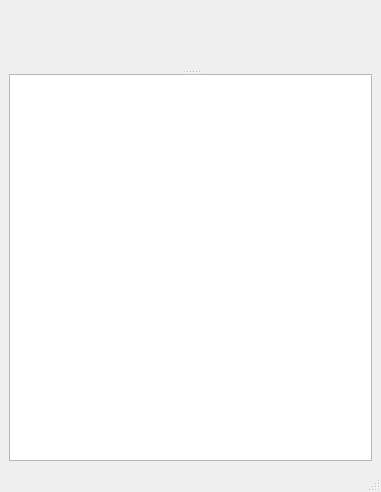
<?xml version="1.0" encoding="UTF-8"?>
<ui version="4.0">
 <class>MainWindow</class>
 <widget class="QMainWindow" name="MainWindow">
  <property name="geometry">
   <rect>
    <x>0</x>
    <y>0</y>
    <width>381</width>
    <height>492</height>
   </rect>
  </property>
  <property name="windowTitle">
   <string>데이터 처리</string>
  </property>
  <widget class="QWidget" name="centralwidget">
   <layout class="QVBoxLayout" name="verticalLayout">
    <item>
     <widget class="QSplitter" name="splitter">
      <property name="orientation">
       <enum>Qt::Vertical</enum>
      </property>
      <widget class="graphWidget" name="widget" native="true">
       <property name="sizePolicy">
        <sizepolicy hsizetype="Preferred" vsizetype="Expanding">
         <horstretch>0</horstretch>
         <verstretch>0</verstretch>
        </sizepolicy>
       </property>
       <property name="minimumSize">
        <size>
         <width>0</width>
         <height>0</height>
        </size>
       </property>
      </widget>
      <widget class="QTableView" name="tableView">
       <property name="sizePolicy">
        <sizepolicy hsizetype="Preferred" vsizetype="Minimum">
         <horstretch>0</horstretch>
         <verstretch>0</verstretch>
        </sizepolicy>
       </property>
       <property name="selectionMode">
        <enum>QAbstractItemView::SingleSelection</enum>
       </property>
       <property name="selectionBehavior">
        <enum>QAbstractItemView::SelectRows</enum>
       </property>
       <property name="sortingEnabled">
        <bool>true</bool>
       </property>
      </widget>
     </widget>
    </item>
   </layout>
  </widget>
  <widget class="QMenuBar" name="menubar">
   <property name="geometry">
    <rect>
     <x>0</x>
     <y>0</y>
     <width>381</width>
     <height>20</height>
    </rect>
   </property>
  </widget>
  <widget class="QStatusBar" name="statusbar"/>
 </widget>
 <customwidgets>
  <customwidget>
   <class>graphWidget</class>
   <extends>QWidget</extends>
   <header>graphwidget.h</header>
   <container>1</container>
  </customwidget>
 </customwidgets>
 <resources/>
 <connections/>
</ui>
